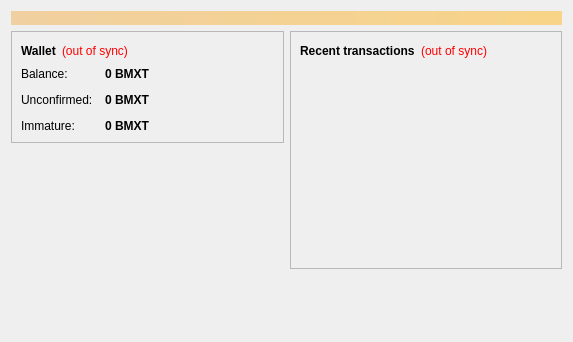
<?xml version="1.0" encoding="UTF-8"?>
<ui version="4.0">
 <class>OverviewPage</class>
 <widget class="QWidget" name="OverviewPage">
  <property name="geometry">
   <rect>
    <x>0</x>
    <y>0</y>
    <width>573</width>
    <height>342</height>
   </rect>
  </property>
  <property name="windowTitle">
   <string>Form</string>
  </property>
  <layout class="QVBoxLayout" name="topLayout">
   <item>
    <widget class="QLabel" name="labelAlerts">
     <property name="visible">
      <bool>false</bool>
     </property>
     <property name="styleSheet">
      <string notr="true">background-color: qlineargradient(x1: 0, y1: 0, x2: 1, y2: 0, stop:0 #F0D0A0, stop:1 #F8D488); color:#000000;</string>
     </property>
     <property name="wordWrap">
      <bool>true</bool>
     </property>
     <property name="margin">
      <number>3</number>
     </property>
    </widget>
   </item>
   <item>
    <layout class="QHBoxLayout" name="horizontalLayout" stretch="1,1">
     <item>
      <layout class="QVBoxLayout" name="verticalLayout_2">
       <item>
        <widget class="QFrame" name="frame">
         <property name="frameShape">
          <enum>QFrame::StyledPanel</enum>
         </property>
         <property name="frameShadow">
          <enum>QFrame::Raised</enum>
         </property>
         <layout class="QVBoxLayout" name="verticalLayout_4">
          <item>
           <layout class="QHBoxLayout" name="horizontalLayout_4">
            <item>
             <widget class="QLabel" name="label_5">
              <property name="font">
               <font>
                <weight>75</weight>
                <bold>true</bold>
               </font>
              </property>
              <property name="text">
               <string>Wallet</string>
              </property>
             </widget>
            </item>
            <item>
             <widget class="QLabel" name="labelWalletStatus">
              <property name="toolTip">
               <string>The displayed information may be out of date. Your wallet automatically synchronizes with the Bitmxittz network after a connection is established, but this process has not completed yet.</string>
              </property>
              <property name="styleSheet">
               <string notr="true">QLabel { color: red; }</string>
              </property>
              <property name="text">
               <string notr="true">(out of sync)</string>
              </property>
              <property name="alignment">
               <set>Qt::AlignLeading|Qt::AlignLeft|Qt::AlignVCenter</set>
              </property>
             </widget>
            </item>
            <item>
             <spacer name="horizontalSpacer_2">
              <property name="orientation">
               <enum>Qt::Horizontal</enum>
              </property>
              <property name="sizeHint" stdset="0">
               <size>
                <width>40</width>
                <height>20</height>
               </size>
              </property>
             </spacer>
            </item>
           </layout>
          </item>
          <item>
           <layout class="QFormLayout" name="formLayout_2">
            <property name="fieldGrowthPolicy">
             <enum>QFormLayout::AllNonFixedFieldsGrow</enum>
            </property>
            <property name="horizontalSpacing">
             <number>12</number>
            </property>
            <property name="verticalSpacing">
             <number>12</number>
            </property>
            <item row="0" column="0">
             <widget class="QLabel" name="label">
              <property name="text">
               <string>Balance:</string>
              </property>
             </widget>
            </item>
            <item row="0" column="1">
             <widget class="QLabel" name="labelBalance">
              <property name="font">
               <font>
                <weight>75</weight>
                <bold>true</bold>
               </font>
              </property>
              <property name="cursor">
               <cursorShape>IBeamCursor</cursorShape>
              </property>
              <property name="toolTip">
               <string>Your current balance</string>
              </property>
              <property name="text">
               <string notr="true">0 BMXT</string>
              </property>
              <property name="textInteractionFlags">
               <set>Qt::LinksAccessibleByMouse|Qt::TextSelectableByKeyboard|Qt::TextSelectableByMouse</set>
              </property>
             </widget>
            </item>
            <item row="1" column="0">
             <widget class="QLabel" name="label_3">
              <property name="text">
               <string>Unconfirmed:</string>
              </property>
             </widget>
            </item>
            <item row="1" column="1">
             <widget class="QLabel" name="labelUnconfirmed">
              <property name="font">
               <font>
                <weight>75</weight>
                <bold>true</bold>
               </font>
              </property>
              <property name="cursor">
               <cursorShape>IBeamCursor</cursorShape>
              </property>
              <property name="toolTip">
               <string>Total of transactions that have yet to be confirmed, and do not yet count toward the current balance</string>
              </property>
              <property name="text">
               <string notr="true">0 BMXT</string>
              </property>
              <property name="textInteractionFlags">
               <set>Qt::LinksAccessibleByMouse|Qt::TextSelectableByKeyboard|Qt::TextSelectableByMouse</set>
              </property>
             </widget>
            </item>
            <item row="2" column="0">
             <widget class="QLabel" name="labelImmatureText">
              <property name="text">
               <string>Immature:</string>
              </property>
             </widget>
            </item>
            <item row="2" column="1">
             <widget class="QLabel" name="labelImmature">
              <property name="font">
               <font>
                <weight>75</weight>
                <bold>true</bold>
               </font>
              </property>
              <property name="toolTip">
               <string>Mined balance that has not yet matured</string>
              </property>
              <property name="text">
               <string notr="true">0 BMXT</string>
              </property>
              <property name="textInteractionFlags">
               <set>Qt::LinksAccessibleByMouse|Qt::TextSelectableByKeyboard|Qt::TextSelectableByMouse</set>
              </property>
             </widget>
            </item>
           </layout>
          </item>
         </layout>
        </widget>
       </item>
       <item>
        <spacer name="verticalSpacer">
         <property name="orientation">
          <enum>Qt::Vertical</enum>
         </property>
         <property name="sizeHint" stdset="0">
          <size>
           <width>20</width>
           <height>40</height>
          </size>
         </property>
        </spacer>
       </item>
      </layout>
     </item>
     <item>
      <layout class="QVBoxLayout" name="verticalLayout_3">
       <item>
        <widget class="QFrame" name="frame_2">
         <property name="frameShape">
          <enum>QFrame::StyledPanel</enum>
         </property>
         <property name="frameShadow">
          <enum>QFrame::Raised</enum>
         </property>
         <layout class="QVBoxLayout" name="verticalLayout">
          <item>
           <layout class="QHBoxLayout" name="horizontalLayout_2">
            <item>
             <widget class="QLabel" name="label_4">
              <property name="text">
               <string>&lt;b&gt;Recent transactions&lt;/b&gt;</string>
              </property>
             </widget>
            </item>
            <item>
             <widget class="QLabel" name="labelTransactionsStatus">
              <property name="toolTip">
               <string>The displayed information may be out of date. Your wallet automatically synchronizes with the Bitmxittz network after a connection is established, but this process has not completed yet.</string>
              </property>
              <property name="styleSheet">
               <string notr="true">QLabel { color: red; }</string>
              </property>
              <property name="text">
               <string notr="true">(out of sync)</string>
              </property>
              <property name="alignment">
               <set>Qt::AlignRight|Qt::AlignTrailing|Qt::AlignVCenter</set>
              </property>
             </widget>
            </item>
            <item>
             <spacer name="horizontalSpacer">
              <property name="orientation">
               <enum>Qt::Horizontal</enum>
              </property>
              <property name="sizeHint" stdset="0">
               <size>
                <width>40</width>
                <height>20</height>
               </size>
              </property>
             </spacer>
            </item>
           </layout>
          </item>
          <item>
           <widget class="QListView" name="listTransactions">
            <property name="styleSheet">
             <string notr="true">QListView { background: transparent; }</string>
            </property>
            <property name="frameShape">
             <enum>QFrame::NoFrame</enum>
            </property>
            <property name="verticalScrollBarPolicy">
             <enum>Qt::ScrollBarAlwaysOff</enum>
            </property>
            <property name="horizontalScrollBarPolicy">
             <enum>Qt::ScrollBarAlwaysOff</enum>
            </property>
            <property name="selectionMode">
             <enum>QAbstractItemView::NoSelection</enum>
            </property>
           </widget>
          </item>
         </layout>
        </widget>
       </item>
       <item>
        <spacer name="verticalSpacer_2">
         <property name="orientation">
          <enum>Qt::Vertical</enum>
         </property>
         <property name="sizeHint" stdset="0">
          <size>
           <width>20</width>
           <height>40</height>
          </size>
         </property>
        </spacer>
       </item>
      </layout>
     </item>
    </layout>
   </item>
  </layout>
 </widget>
 <resources/>
 <connections/>
</ui>
